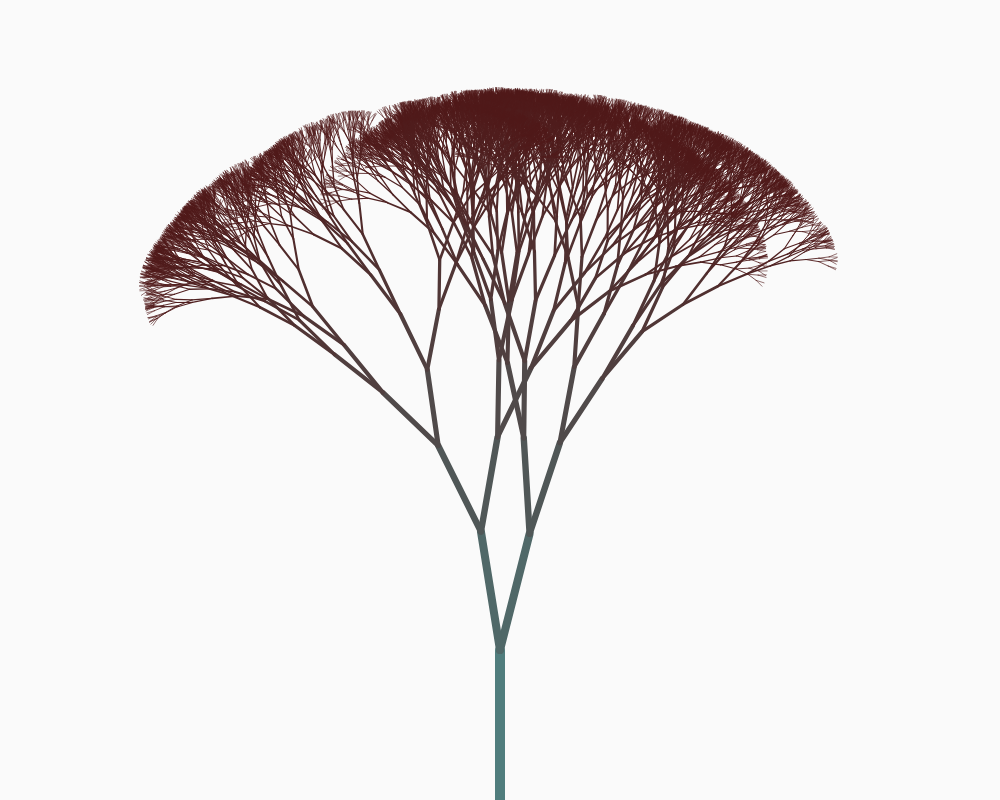
Frame 1 (no input)
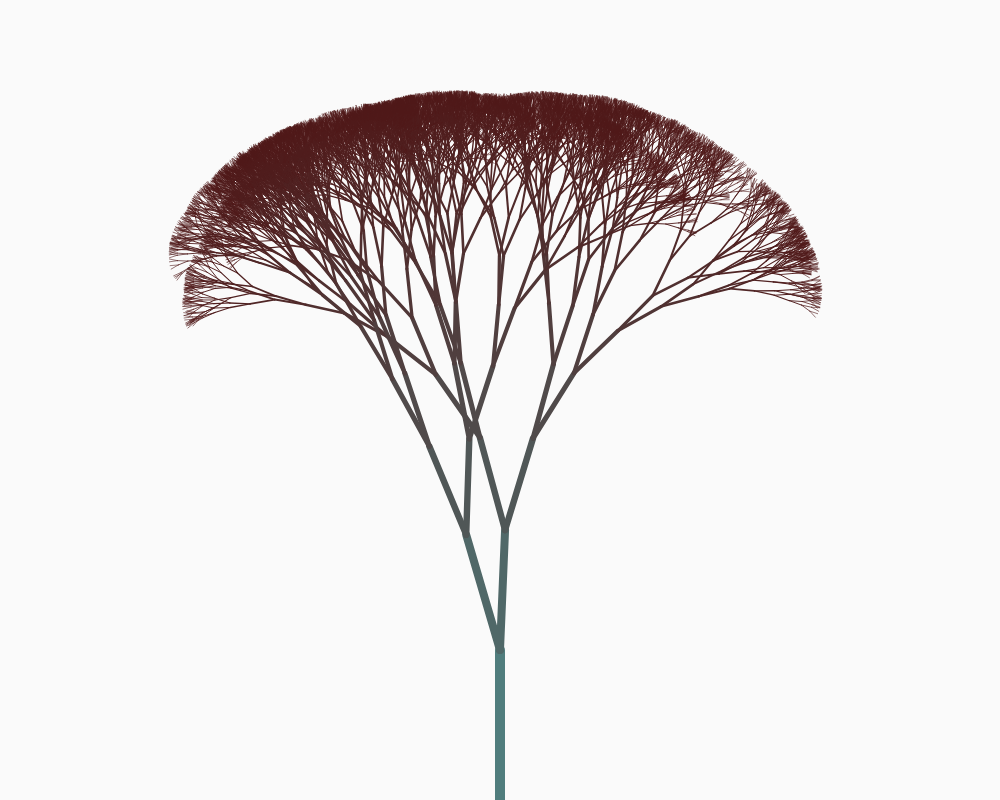
Frame 2 (the mouse pressed at the canvas centre, redrawn once)

The p5.js sketch that drew these frames (run headless with seeded random() and noise() and a simulated clock; the mouse was pressed at the canvas centre and the sketch redrawn once):

// p5.js sketch
// ── sketch.js
var angle = 0;
var mul = 0.8;
var slider;

function setup() {
	createCanvas(1000, 800);
	slider = createSlider(0, TWO_PI, radians(20), radians(1));
}

function draw() {
	angle = slider.value();

	background(250);
    translate(width/2, height);

	drawBranch(150);
	noLoop(); // draw()를 한 번만 실행하게 합니다.
}


function drawBranch(len) {

	// +, -, *, / 가 함께 있을 때의 우선 순위: *, / -> +, -
	// 그러나 적당히 괄호를 사용해 묶어 주는 것이 보기에도 좋고 안전한 방법입니다.
	stroke(80, 20 + (105 * len/150), 20 + (105 * len/150));
	strokeWeight(10 * len/150);

	line(0, 0, 0, -len);
	translate(0, -len);

	if (len > 10) { // 종료조건
		// right
		push(); // save
			rotate(angle/2 + (angle/2 * random(-1.0, 1.0)));
			drawBranch(len * mul);
		pop(); // restore

		// left
		push(); // save
			// rotate(-angle);
			rotate(-angle/2 + (-angle/2 * random(-1.0, 1.0)));
			drawBranch(len * mul);
		pop(); // restore

	}
}
